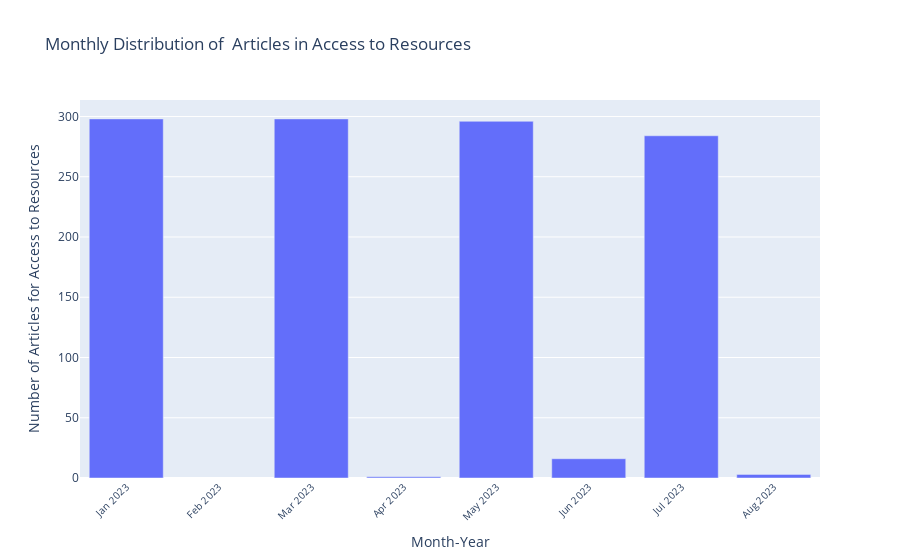

Source (notebook cell):
### Markdown cell above
**Monthly Distribution Of Articles For Each Cause**

### Code cell
database_name = "articles_6_months"

# Connecting to the MongoDB server and selecting my database
client = pymongo.MongoClient(mongo_uri)
db = client[database_name]

# Getting a list of collection names
collection_names = db.list_collection_names()

# Asking the user for the collection name using Plotly input
print("Available Socio-Economic Topics:")
for idx, name in enumerate(collection_names):
    print(f"{idx + 1}. {name}")

selected_collection_index = -1  # Initialize to an invalid value

while selected_collection_index < 0 or selected_collection_index >= len(collection_names):
    try:
        selected_collection_index = int(input("Enter the number of the collection you want to visualize: ")) - 1

        if selected_collection_index < 0 or selected_collection_index >= len(collection_names):
            print("Invalid collection selection. Please enter a valid number.")
        else:
            selected_collection_name = collection_names[selected_collection_index]
            break  # Exit the loop if a valid input is provided

    except ValueError:
        print("Invalid input. Please enter a valid number.")

# Querying the selected MongoDB collection and converting date strings to datetime objects
collection = db[selected_collection_name]
cursor = collection.find({}, {"published_date": 1})
date_list = [doc["published_date"] for doc in cursor]
date_list = [datetime.strptime(date, "%a, %d %b %Y %H:%M:%S GMT") for date in date_list]

# Creating a DataFrame with the date information
import pandas as pd
df = pd.DataFrame(date_list, columns=["date"])
df['month_year'] = df['date'].dt.to_period('M')

# Counting the number of articles per month
article_counts = df['month_year'].value_counts()

custom_category_order = ["Jan 2023", "Feb 2023", "Mar 2023", "Apr 2023", "May 2023", "Jun 2023", "Jul 2023"]

# Creating a bar chart using Plotly
fig = px.bar(
    x=article_counts.index.strftime('%b %Y'),
    y=article_counts.values,
    title=f"Monthly Distribution of  Articles in {selected_collection_name}",
    labels={"x": "Month-Year", "y": f"Number of Articles for {selected_collection_name}"},
    category_orders={"x": custom_category_order}, 
)
fig.update_xaxes(tickangle=-45, tickfont=dict(size=10))
fig.show()

### Figure 1 — Plotly figure (JSON) as saved in the notebook; plotly's stock layout.template omitted (floating-point values rounded to 4 significant figures)
{"data": [{"alignmentgroup": "True", "hovertemplate": "Month-Year=%{x}<br>Number of Articles for Access to Resources=%{y}<extra></extra>", "legendgroup": "", "marker": {"color": "#636efa", "pattern": {"shape": ""}}, "name": "", "offsetgroup": "", "orientation": "v", "showlegend": false, "textposition": "auto", "type": "bar", "x": ["Jan 2023", "Mar 2023", "May 2023", "Jul 2023", "Jun 2023", "Aug 2023", "Apr 2023"], "xaxis": "x", "y": [298, 298, 296, 284, 16, 3, 1], "yaxis": "y"}], "layout": {"barmode": "relative", "legend": {"tracegroupgap": 0}, "title": {"text": "Monthly Distribution of  Articles in Access to Resources"}, "xaxis": {"anchor": "y", "categoryarray": ["Jan 2023", "Feb 2023", "Mar 2023", "Apr 2023", "May 2023", "Jun 2023", "Jul 2023"], "categoryorder": "array", "domain": [0, 1], "tickangle": -45, "tickfont": {"size": 10}, "title": {"text": "Month-Year"}}, "yaxis": {"anchor": "x", "domain": [0, 1], "title": {"text": "Number of Articles for Access to Resources"}}}}
